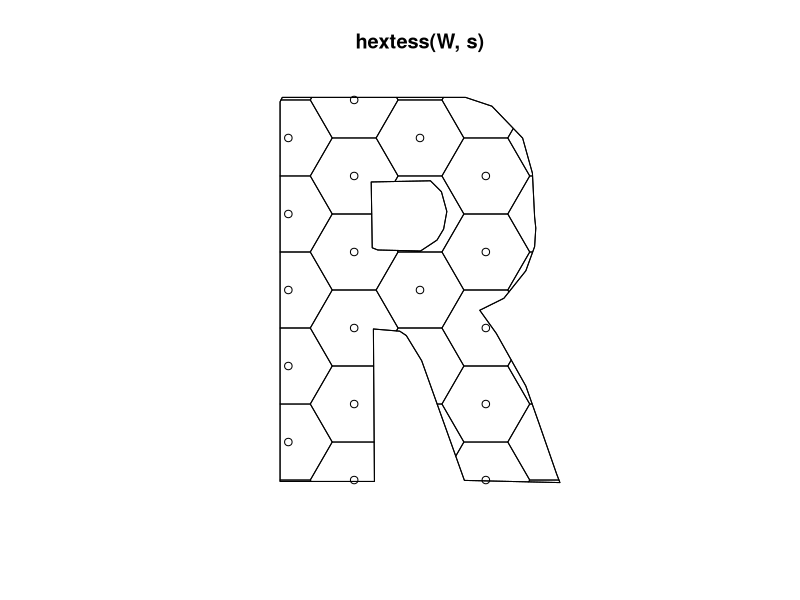

The R source for this figure:
library(spatstat)


### Name: hextess
### Title: Hexagonal Grid or Tessellation
### Aliases: hexgrid hextess
### Keywords: spatial datagen

### ** Examples

  if(interactive()) {
    W <- Window(chorley)
    s <- 0.7
  } else {
    W <- letterR
    s <- 0.3
  }
  plot(hextess(W, s))
  plot(hexgrid(W, s), add=TRUE)
